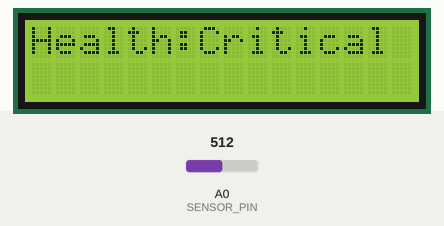
Simulated run of this sketch. Board: ESP8266 (NodeMCU). Parts: 16×2 character LCD. The test bench sets the inputs (shaded band); at power-on: A0 (SENSOR_PIN) = 512. WiFi joins after 1.5 s; servers stay silent unless stated; no MQTT or app messages arrive unless stated; what the sketch prints to the serial monitor is not drawn.

Above: at 2.7 s.
2.8 s: A0 (SENSOR_PIN) set to 0
At 5.3 s:
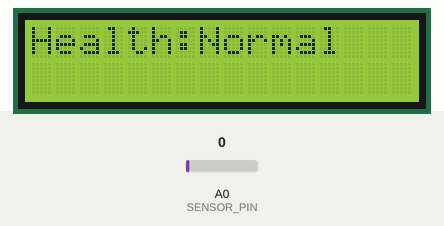
5.7 s: A0 (SENSOR_PIN) set to 20
At 7.9 s:
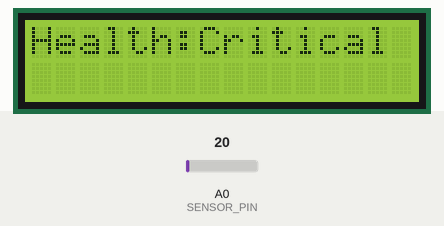
Timing chart, 0 to 9.4 s (numbered marks = the images above; inputs shaded):
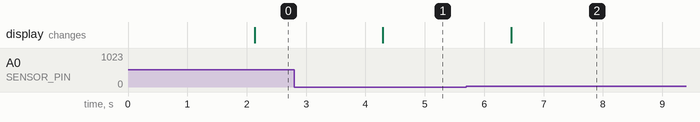

Measured:
- after the input at 2.8 s, the display: changes after 1.5 s (image 1)
- after the input at 5.7 s, the display: changes after 0.75 s (image 2)

The sketch:

Final.ino
```cpp
//Libraries Included
#include <ESP8266WiFi.h>
#include <ESP8266HTTPClient.h>
#include <PubSubClient.h>
#include <LiquidCrystal_I2C.h>
#include <Wire.h>

//Parameters and UBIDOTS API credetentials
#define WIFISSID "Abdul Ahad"
#define PASSWORD "180108002"
#define TOKEN "BBFF-p1Dv8xB3vBf6ayhTjBLS5pEwDUxpex"
#define MQTT_CLIENT_NAME "abdulahad"

//Sensor_pin for ECG sensor
#define SENSOR_PIN A0


//Global Variable declaration
char mqttBroker[]  = "industrial.api.ubidots.com";
char payload[100];
char topic[150];
char str_sensor[10];
char str_status[2];
float sensor_value=0;

WiFiClient ubidots;
PubSubClient client(ubidots);
LiquidCrystal_I2C lcd(0x27, 16, 2);


//Function to display Health condition on LCD
void LCD_Display(int condition){

  Wire.begin(D2, D1);

  lcd.begin(D2,D1);

  lcd.home();

  if(condition==1){
    lcd.print("Health:Normal");
  }
  else {
    lcd.print("Health:Critical");
  }

}


//Function to analyze ECG sensor values and calculate RR interval
// Health said to be normalif RR interval is in range (0.6,1)
float rr_calculation(){
  float peak,minima,rr;
  for(int i=0;i<10;i++){
    peak=max(peak,sensor_value);
    minima=min(minima,sensor_value);
  }
  rr=(peak-minima)/((peak+minima)/2);
  return(rr);
}

//Sending ECG sensor value to IoT clouds
void Send_ECG_Value(float sensor_value){
  sprintf(topic, "%s%s", "/v1.6/devices/", "ECG_IOT");
  sprintf(payload, "%s", "");
  sprintf(payload, "{\"%s\":", "ecg_sensor_value");
  dtostrf(sensor_value, 4, 2, str_sensor);
  sprintf(payload, "%s {\"value\": %s}}", payload, str_sensor);
  client.publish(topic, payload);
  client.loop();
  delay(500);
}


//Sending Health Status to IoT clouds
void Send_Health_Status(int health_status){
  sprintf(topic, "%s%s", "/v1.6/devices/", "ECG_IOT");
  sprintf(payload, "%s", "");
  sprintf(payload, "{\"%s\":", "health_status");
  dtostrf(health_status, 4, 1, str_status);
  sprintf(payload, "%s {\"value\": %s}}", payload, str_status);
  client.publish(topic, payload);
  client.loop();
  delay(500);
}


void callback(char* topic, byte* payload, unsigned int length) {
  char p[length + 1];
  memcpy(p, payload, length);
  p[length] = NULL;
  Serial.write(payload, length);
  Serial.println(topic);
}

//Connect MQTT Client

void connect() {
  while (!client.connected()) {
    Serial.println("connecting...");

    if (client.connect(MQTT_CLIENT_NAME, TOKEN, "")) {
      Serial.println("Connected!");
    }
    else {
      Serial.print("Failed, rc=");
      Serial.print(client.state());
      delay(1000);
    }
  }
}


void setup() {
  Serial.begin(115200);
  WiFi.begin(WIFISSID, PASSWORD);
  pinMode(SENSOR_PIN, INPUT);

  Serial.println();
  Serial.print("WiFi connecting...");

  while (WiFi.status() != WL_CONNECTED) {
    Serial.print(".");
    delay(500);
  }

  Serial.println("");
  Serial.println("Connected with wifi successfully!");
  Serial.println("IP address: ");
  Serial.println(WiFi.localIP());
  client.setServer(mqttBroker, 1883);
  client.setCallback(callback);
}

void loop() {
  //if client is not connected , connect it.
  if (!client.connected()) {
    connect();
  }

   sensor_value= analogRead(SENSOR_PIN);
   Send_ECG_Value(sensor_value);

   float rr=rr_calculation();
   int health_status=1;

   //ananlysis for health condition
   if(rr<0.6 or rr>1){
     health_status=0;
   }
   else{
    health_status=1;
   }

   LCD_Display(health_status);
   Send_Health_Status(health_status);
}
```
